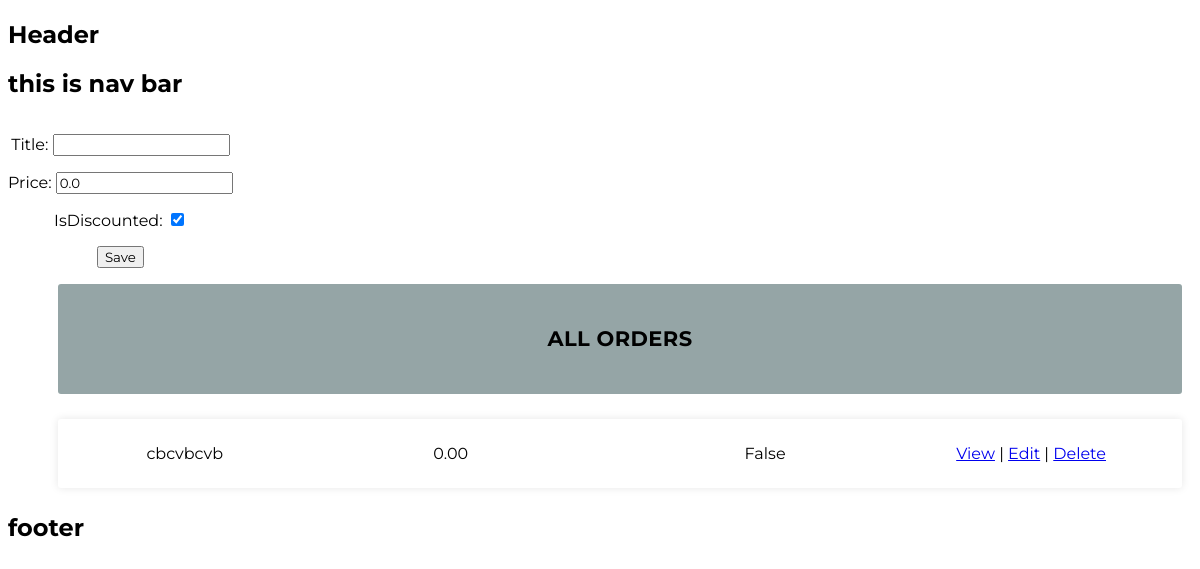
Before: / with the older database file.
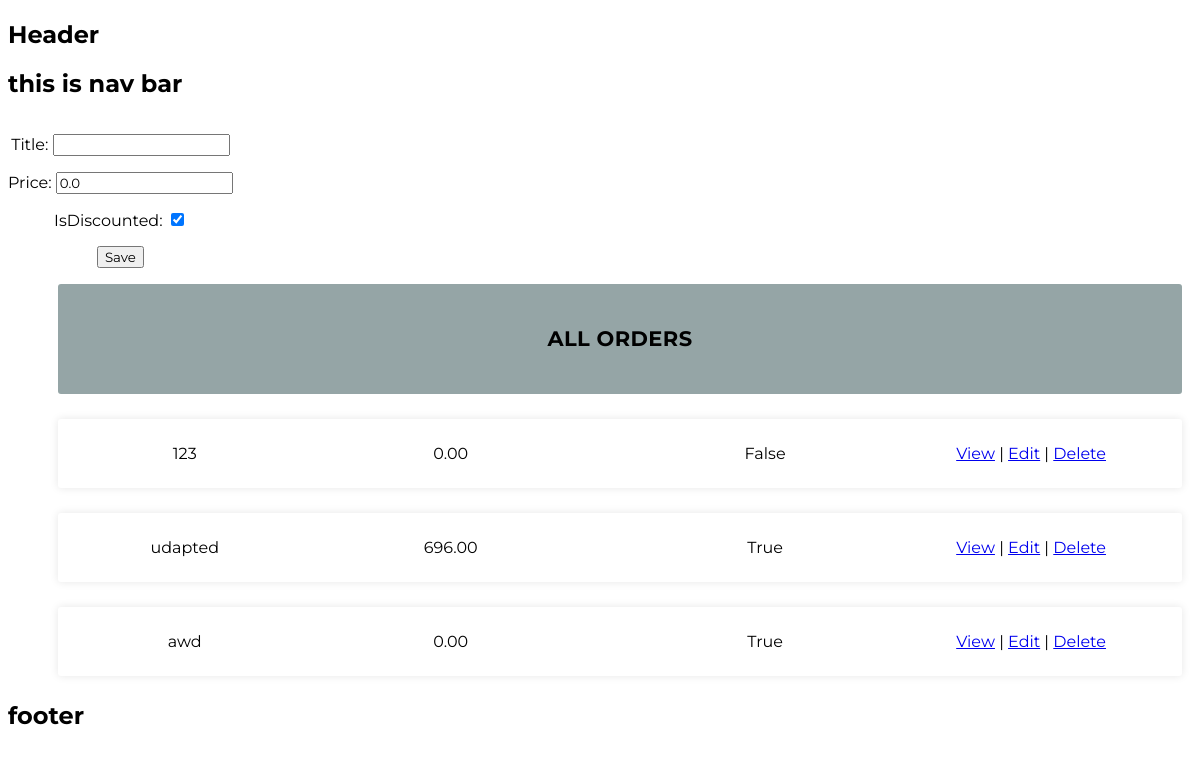
After: the same page with the newer database file.
### orders/models.py (models this page shows)
class Order(models.Model):
    title = models.CharField(max_length=120)  # max length required
    price = models.DecimalField(decimal_places=2, max_digits=99, default=0.00)
    isDiscounted = models.BooleanField(default=True)

### orders/views.py (the view)
# urls.py: path('', home_view, name="home"),
def home_view(request, *args, **kwargs):
    queryset = Order.objects.all()
    form = OrderForm(request.POST or None)
    if form.is_valid():
        form.save()
    context = {
        "form": form,
        "object_list": queryset
    }
    return render(request, "home.html", context)

### orders/forms.py
class OrderForm(forms.ModelForm):
    class Meta:
        model = Order
        fields = [
            'title',
            'price',
            'isDiscounted',
        ]
        widgets = {
            'title': forms.TextInput(attrs={"class": "titleDesign"}),
        }

### orders/templates/home.html
{% extends 'base.html' %} {% load static %} {% block content %}
<link rel="stylesheet" type="text/css" href="{% static 'css/home.css' %}" />
<div class="OrderCreateForm">
  <form method="POST" class="createForm">
    {% csrf_token %} {{form.as_p}}
    <input type="submit" value="Save" />
  </form>
</div>
<div class="container">
  <ul class="responsive-table">
    <li class="table-header"><h2>All Orders</h2></li>
    {% for item in object_list %}
    <li class="table-row">
      <div class="col col-1">{{ item.title }}</div>
      <div class="col col-2">{{ item.price }}</div>
      <div class="col col-3">{{ item.isDiscounted }}</div>
      <div class="col col-4">
        <a href="./detail/{{item.id}}">View</a> |
        <a href="./edit/{{item.id}}">Edit</a> |
        <a href="./delete/{{item.id}}">Delete</a>
      </div>
    </li>
    {% endfor %}
  </ul>
</div>
{% endblock %}

### templates/base.html (shortened to what this page needs)
{% load static %}
<!DOCTYPE html>
<html>
  <head>
    <link
      rel="stylesheet"
      type="text/css"
      href="{% static 'css/style.css' %}"
    />
  </head>
  <body>
    <h2>Header</h2>
    {% include 'navbar.html' %} {% block content %} {% endblock %}
    <h2>footer</h2>
  </body>
</html>

### templates/navbar.html
<h2>this is nav bar</h2>

### orders/static/css/style.css (style rules this page uses)
* { font-family: 'Montserrat', sans-serif; }

### orders/static/css/home.css (style rules this page uses)
body { font-family: 'lato', sans-serif; }
.OrderCreateForm { text-align: center; display:flex; align-content: center; }
.container { min-width: 700px; max-width: 1300px; margin-left: auto; margin-right: auto; padding-left: 10px; padding-right: 10px; }
.responsive-table li { text-align: center; border-radius: 3px; padding: 25px 30px; display: flex; justify-content: space-between; margin-bottom: 25px; }
.responsive-table .table-header { display: flex; justify-content: center; background-color: #95A5A6; font-size: 14px; text-transform: uppercase; letter-spacing: 0.03em; }
.responsive-table .table-header { text-align: center; }
.responsive-table .table-row { background-color: #ffffff; box-shadow: 0px 0px 9px 0px rgba(0, 0, 0, 0.1); }
.responsive-table .col-1 { text-align: center; flex-basis: 20%; }
.responsive-table .col-2 { text-align: center; flex-basis: 35%; }
.responsive-table .col-3 { text-align: center; flex-basis: 30%; }
.responsive-table .col-4 { flex-basis: 25%; }

Changed rows visible on the page:
removed Order: title "cbcvbcvb", price "0.00", isDiscounted "False"
added Order: title "123", price "0.00", isDiscounted "False"
added Order: title "udapted", price "696.00", isDiscounted "True"
added Order: title "awd", price "0.00", isDiscounted "True"
